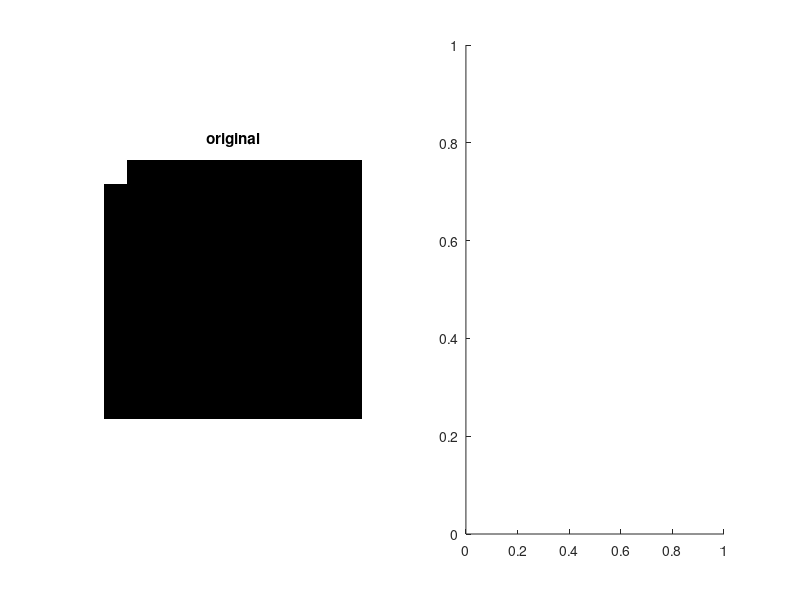

Here is the MATLAB script that generated this plot: (Note: this script raises an error after producing the figure.)
close all; clearvars; clc;

i1 = zeros(11);
i1(1,1) = 1;

figure;
subplot(1,2,1);
imshow(i1); 
title('original');
subplot(1,2,2);
imshow(hough(i1,'RhoResolution',0.1,'ThetaResolution',0.5), []);
title('hough');

i1(2,2) = 1;
i1(3,3) = 1;

figure;
subplot(1,2,1);
imshow(i1); 
title('original');
subplot(1,2,2);
imshow(hough(i1,'RhoResolution',0.1,'ThetaResolution',0.5), []); 
title('hough');

[H, T, R] = hough(i1,'RhoResolution',0.1,'ThetaResolution',0.5);

theta = 91;
rho = 143;

x = 0:0.1:10;
y = (R(rho) - x * cosd(T(theta))) / sind(T(theta));
figure;
imshow(i1, []); 
hold on;
plot(x+1,y+1);
